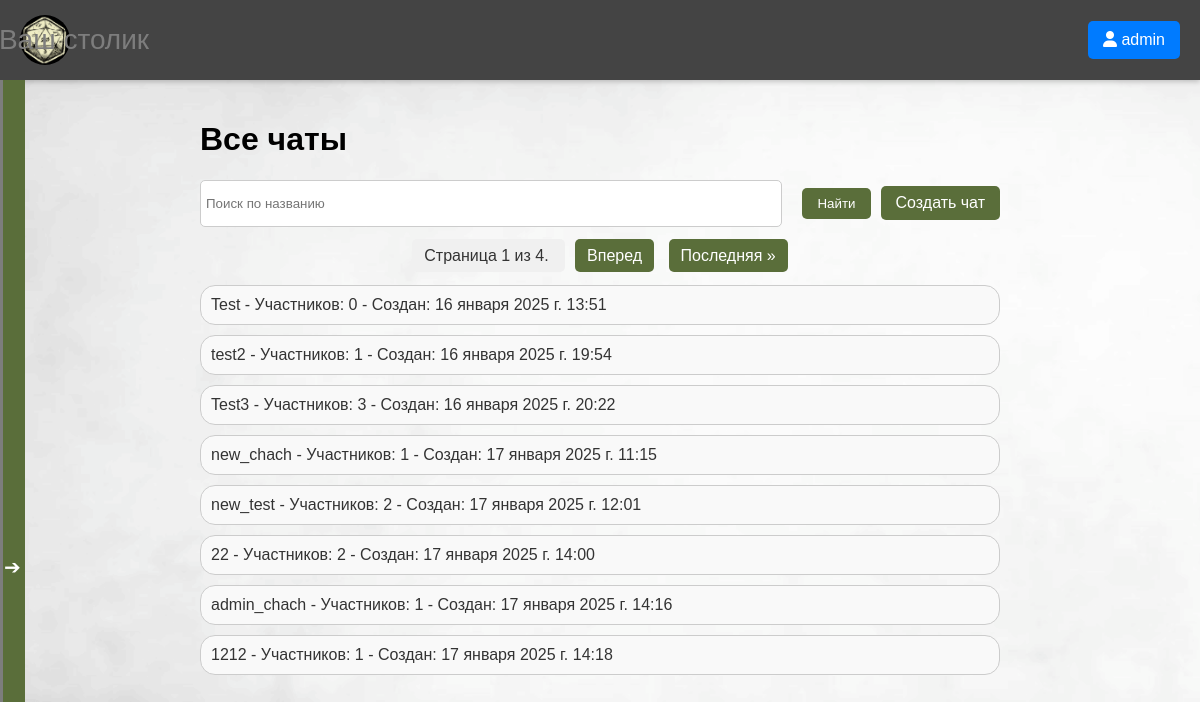
The page /chat_list/ (signed in) on the database its author committed.
### MyChat/models.py (models this page shows, shortened)
class Chat(models.Model):
    name = models.CharField(max_length=255)
    created_at = models.DateTimeField(auto_now_add=True)
    creator = models.ForeignKey(User, on_delete=models.CASCADE, related_name='created_chats')
    users = models.ManyToManyField(User, related_name='chats')
    invited_users = models.ManyToManyField(User, related_name='invited_chats', blank=True)

### MyChat/views.py (the view)
# urls.py: path('chat_list/', chat_list, name='chat_list'),
@login_required
def chat_list(request):
    all_chats = Chat.objects.all()
    user = request.user
    user_chats = Chat.objects.filter(Q(users=user) | Q(creator=user)).distinct()
    search_query = request.GET.get('search', '')
    if search_query:
        all_chats = all_chats.filter(name__icontains=search_query)
    paginator = Paginator(all_chats, 8)
    page_number = request.GET.get('page')
    try:
        chats = paginator.page(page_number)
    except PageNotAnInteger:
        chats = paginator.page(1)
    except EmptyPage:
        chats = paginator.page(paginator.num_pages)
    return render(request, 'MyChat/chat_home.html', {
        'chats': chats,
        'user_chats': user_chats,
        'search_query': search_query
    })

### MyChat/templates/MyChat/chat_home.html (shortened to what this page needs)
<!DOCTYPE html>
<html lang="ru">
<head>
    {% load static %}
    <link rel="stylesheet" href="{% static 'MySite/style.css' %}">
</head>
<body>
    {% include 'MySite/cap.html' %}
    {% include 'MyChat/sidebar.html' %}
    <main>
        <h1>Все чаты</h1>
        <div class="search-container">
            <form method="GET" action="{% url 'chat_list' %}" class="search-form">
                <input type="text" name="search" placeholder="Поиск по названию" value="{{ search_query }}" class="search-input">
                <button type="submit" class="button search-button">Найти</button>
                <a href="{% url 'create_chat' %}" class="button create-chat-button">Создать чат</a>
            </form>
        </div>
        <div class="pagination">
            <span class="step-links">
                <span class="current">
                    Страница {{ chats.number }} из {{ chats.paginator.num_pages }}.
                </span>
                {% if chats.has_next %}
                    <a href="?page={{ chats.next_page_number }}{% if search_query %}&search={{ search_query }}{% endif %}">Вперед</a>
                    <a href="?page={{ chats.paginator.num_pages }}{% if search_query %}&search={{ search_query }}{% endif %}">Последняя &raquo;</a>
                {% endif %}
            </span>
        </div>
        <div class="chat-container">
            {% for chat in chats %}
                <div class="chat-item">
                    <a href="{% url 'chat_page' chat.id %}">
                        {{ chat.name }} - Участников: {{ chat.users.count }} - Создан: {{ chat.created_at }}
                    </a>
                </div>
            {% empty %}
                <p>Нет чатов.</p>
            {% endfor %}
        </div>
    </main>
</body>
</html>

### MySite/templates/MySite/cap.html (shortened to what this page needs)
{% load static %}
<!DOCTYPE html>
<html lang="ru">
<head>
    <link rel="stylesheet" href="https://cdnjs.cloudflare.com/ajax/libs/font-awesome/6.0.0-beta3/css/all.min.css">
</head>
<body>
    <header>
        <div class="header-container">
            <img src="{% static 'MySite/dice_mark.png' %}" alt="Логотип" class="logo">
            <div class="site-title">Ваш столик</div>
            <div class="header-buttons">
                {% if user.is_authenticated %}
                    <div class="user-menu">
                        <button class="header-button">
                            <i class="fas fa-user"></i> {{ user.username }}
                        </button>
                    </div>
                {% endif %}
            </div>
        </div>
    </header>
</body>

### MySite/static/MySite/style.css (style rules this page uses)
body { background-image: url('/static/MySite/table2.png'); background-size: cover; background-repeat: no-repeat; background-position: center; margin: 0; padding: 0; height: 100vh; overflow: hidden; font-family: Arial, sans-serif; }
.logo { height: 50px; }
.header-buttons { display: flex; gap: 10px; }
.header-button { text-decoration: none; padding: 10px 15px; background-color: #007bff; color: white; border-radius: 5px; }
.pagination { margin: 20px 0; text-align: center; }
.pagination a { padding: 8px 12px; margin: 0 5px; background-color: #5A6E3A; color: white; text-decoration: none; border-radius: 5px; }
.pagination .current { padding: 8px 12px; margin: 0 5px; background-color: #f0f0f0; color: #333; border-radius: 5px; }

### MyChat/templates/MyChat/chat_home.html (style rules this page uses)
main { margin: 0 auto; padding: 20px; max-width: 800px; }
.search-container { margin-bottom: 20px; display: flex; align-items: center; justify-content: flex-start; }
.search-form { display: flex; align-items: center; width: 100%; }
.search-input { flex: 1; height: 35px; padding: 5px; border: 1px solid #ccc; border-radius: 5px; margin-right: 10px; }
.button { padding: 8px 15px; background-color: #5A6E3A; color: white; border: none; border-radius: 5px; cursor: pointer; transition: background-color 0.3s; margin-left: 10px; }
.create-chat-button { text-decoration: none; }
.chat-container { margin-top: 20px; }
.chat-item { padding: 10px; border: 1px solid #ccc; border-radius: 15px; margin-bottom: 10px; background-color: #f9f9f9; transition: background-color 0.2s; }
.chat-item a { text-decoration: none; color: #333; display: block; }

### MySite/templates/MySite/cap.html (style rules this page uses)
html, body { margin: 0; padding: 0; height: 100%; font-family: Arial, sans-serif; }
header { background-color: #444444; padding: 15px 20px; color: white; display: flex; align-items: center; box-shadow: 0 2px 5px rgba(0, 0, 0, 0.2); }
.header-container { display: flex; align-items: center; width: 100%; justify-content: space-between; }
.logo { width: 50px; height: 50px; border-radius: 50%; object-fit: cover; }
.site-title { font-size: 28px; margin-left: -1000px; white-space: nowrap; color: #7D7D7D; }
.user-menu { position: relative; display: inline-block; }
.header-button { background-color: #007bff; color: white; border: none; padding: 10px 15px; border-radius: 5px; cursor: pointer; transition: background-color 0.3s, transform 0.2s; font-size: 16px; margin-left: 10px; }

### rows shown on the page
Chat: name "Test", users.count "0", created_at "16 января 2025 г. 13:51"
Chat: name "test2", users.count "1", created_at "16 января 2025 г. 19:54"
Chat: name "Test3", users.count "3", created_at "16 января 2025 г. 20:22"
Chat: name "new_chach", users.count "1", created_at "17 января 2025 г. 11:15"
Chat: name "new_test", users.count "2", created_at "17 января 2025 г. 12:01"
Chat: name "22", users.count "2", created_at "17 января 2025 г. 14:00"
Chat: name "admin_chach", users.count "1", created_at "17 января 2025 г. 14:16"
Chat: name "1212", users.count "1", created_at "17 января 2025 г. 14:18"

### other values the page prints
{{ user.username }} "admin"
{{ chats.number }} "1"
{{ chats.paginator.num_pages }} "4"
